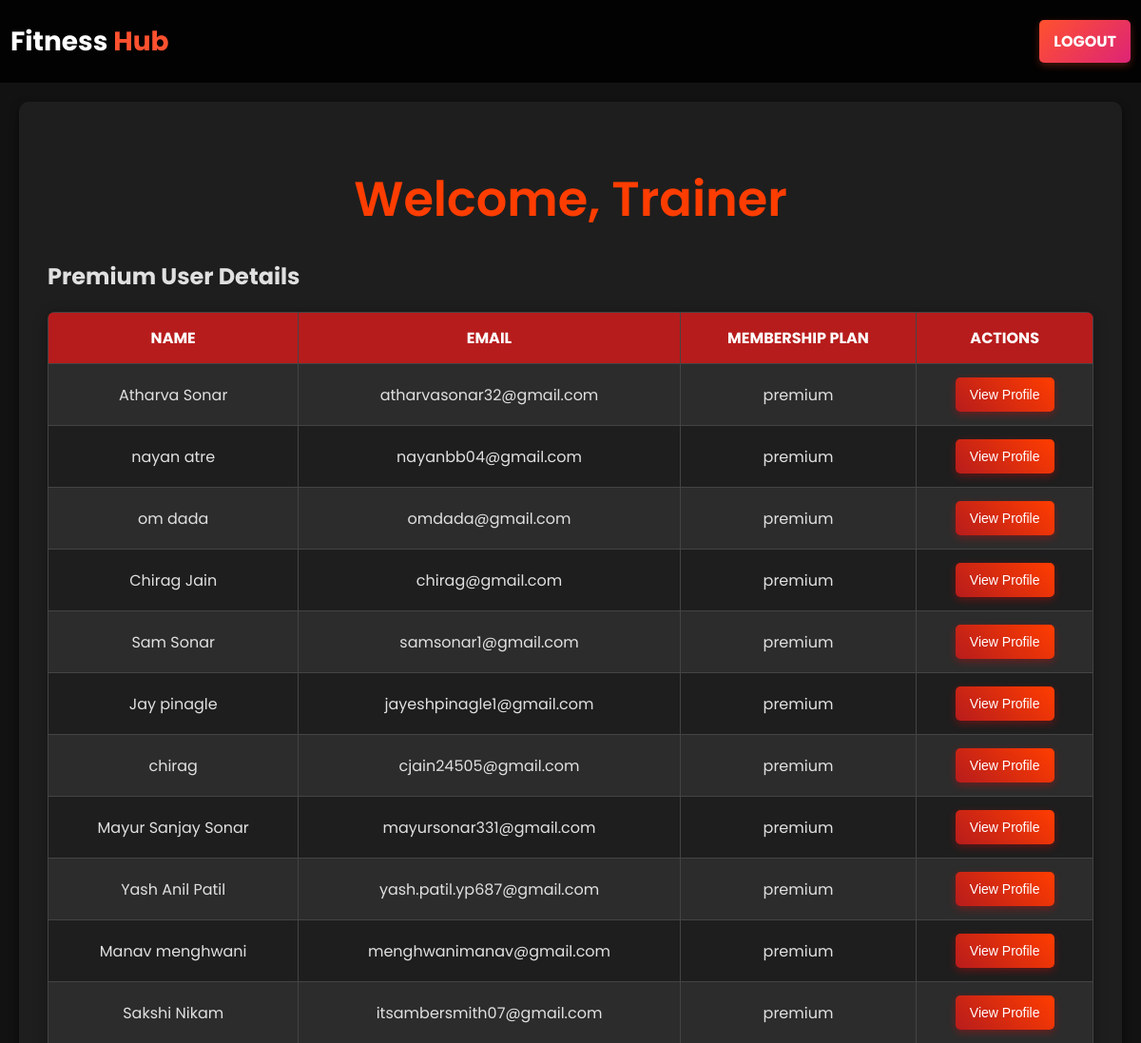
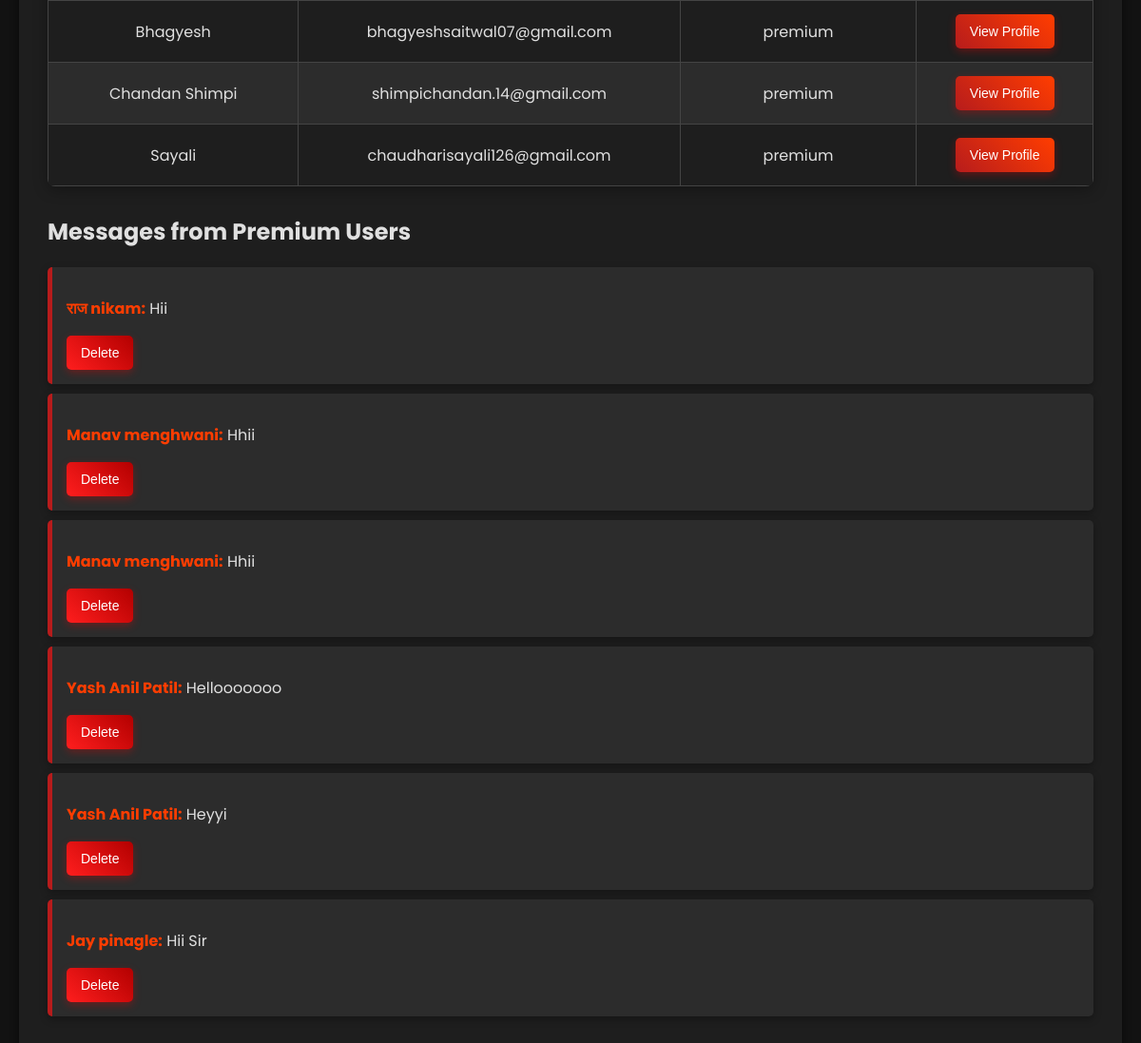
/trainer-dash/, run on the app's committed database (2 pictures, top to bottom).
### myapp/models.py (models this page shows, shortened)
class GymUser(AbstractBaseUser):
    name = models.CharField(max_length=100)
    number = models.CharField(max_length=15, unique=True)
    email = models.EmailField(unique=True)
    age = models.IntegerField()
    weight = models.FloatField()
    height = models.FloatField()
    gender = models.CharField(max_length=10, choices=[('Male', 'Male'), ('Female', 'Female'), ('Other', 'Other')])
    is_active = models.BooleanField(default=True)
    is_admin = models.BooleanField(default=False)
    subscription=models.BooleanField(default=False)
    plan=models.CharField(max_length=100,default="noplan")
    trainer=models.ForeignKey('self',default=None, on_delete=models.SET_NULL, null=True, blank=True)
    goal=models.CharField(default='',max_length=100)
    objects = GymUserManager()
    USERNAME_FIELD = 'email'
    REQUIRED_FIELDS = ['name', 'mobile']

class TrainerMessage(models.Model):
    trainer = models.ForeignKey(GymUser, on_delete=models.CASCADE, related_name="received_messages")
    user = models.ForeignKey(GymUser, on_delete=models.CASCADE, related_name="sent_messages")
    message = models.TextField()
    timestamp = models.DateTimeField(auto_now_add=True)

### myapp/views.py (the view)
# urls.py: path('trainer-dash/', views.trainerdash, name='trainer-dash'),
def trainerdash(request):
    premium_users = GymUser.objects.filter(subscription=True,plan='premium')
    messages = TrainerMessage.objects.all().order_by('-timestamp')
    context = {
        'premium_users': premium_users,
        'messages': messages
    }
    return render(request, 'trainer-dash.html', context)

### templates/trainer-dash.html (shortened to what this page needs)
{% load static %}
<!DOCTYPE html>
<html lang="en">
<head>
    <link rel="stylesheet" href="{% static 'css/trainer.css' %}">
</head>
<body>
    <header>
        <div class="container">
            <div class="logo">
                 <a href="">Fitness <span>Hub</span></a>
            </div>
         <nav class="nav-menu">
            <ul>
                <li><a href="{% url 'logout'%}" class="logout-btn">Logout</a></li>
            </ul>
        </nav>
            </div>
    </header>
    <div class="dashboard-container">
        <main class="dashboard-content">
            <h1>Welcome, Trainer</h1>
<section class="premium-users">
    <h2>Premium User Details</h2>
    <table>
        <thead>
            <tr>
                <th>Name</th>
                <th>Email</th>
                <th>Membership Plan</th>
                <th>Actions</th>
            </tr>
        </thead>
        <tbody>
            {% for user in premium_users %}
            <tr>
                <td>{{ user.name }}</td>
                <td>{{ user.email }}</td>
                <td>{{ user.plan }}</td>
                <td>
                    <button class="view-btn" onclick="openProfileModal('{{ user.name }}', '{{ user.email }}', '{{ user.plan }}', '{{ user.number }}', '{{ user.age }}', '{{ user.weight }}', '{{ user.height }}', '{{ user.gender }}')">
                        View Profile
                    </button>
                </td>
            </tr>
            {% empty %}
            <tr>
                <td colspan="4">No premium users found.</td>
            </tr>
            {% endfor %}
        </tbody>
    </table>
</section>
<section class="messages">
    <h2>Messages from Premium Users</h2>
    {% for message in messages %}
    <div class="message-box">
        <p><strong>{{ message.user.name }}:</strong> {{ message.message }}</p>
        <form action="{% url 'delete_message' message.id %}" method="post" style="display:inline;">
            <button type="submit" class="delete-btn">Delete</button>
        </form>
    </div>
    {% empty %}
    <p>No messages found.</p>
    {% endfor %}
</section>
    </div>
</body>
</html>

### static/css/trainer.css (style rules this page uses)
body { font-family: 'Poppins', sans-serif; background-color: #121212; margin: 0; padding: 0; color: #e0e0e0; overflow-x: hidden; }
.dashboard-container { overflow-x: hidden; width: 100%; }
.dashboard-content { max-width: 100%; overflow-x: hidden; }
.dashboard-content { flex: 1; padding: 30px; background: #1e1e1e; box-shadow: 0px 4px 10px rgba(0, 0, 0, 0.5); border-radius: 10px; margin: 20px; overflow: scroll; }
.dashboard-content h1 { text-align: center; margin-bottom: 25px; font-size: 51px; color: #ff3d00; font-weight: 600; }
.premium-users table { width: 100%; border-collapse: collapse; margin-top: 20px; background: #2c2c2c; box-shadow: 0px 4px 15px rgba(0, 0, 0, 0.3); border-radius: 8px; overflow: hidden; }
.premium-users th, .premium-users td { border: 1px solid #444; padding: 14px; text-align: center; color: #e0e0e0; }
.premium-users th { background: #b71c1c; color: white; text-transform: uppercase; font-size: 16px; }
.premium-users tr:nth-child(even) { background: #1e1e1e; }
.messages { margin-top: 30px; }
.message-box { background: #2c2c2c; padding: 15px; border-left: 5px solid #b71c1c; margin-bottom: 10px; box-shadow: 0px 3px 8px rgba(0, 0, 0, 0.3); border-radius: 5px; }
.message-box strong { color: #ff3d00; font-size: 16px; }
.view-btn, .reply-btn { background: linear-gradient(45deg, #b71c1c, #ff3d00); color: white; border: none; padding: 10px 15px; font-size: 14px; cursor: pointer; border-radius: 5px; transition: all 0.3s ease; box-shadow: 0px 3px 8px rgba(255, 0, 0, 0.3); }
.delete-btn { background: linear-gradient(45deg, #ff1e1e, #b30000); color: white; border: none; padding: 10px 15px; font-size: 14px; cursor: pointer; border-radius: 5px; transition: all 0.3s ease; box-shadow: 0px 3px 8px rgba(255, 0, 0, 0.3); }
header { width: 100%; background: rgba(0, 0, 0, 0.9); padding: 10px 0; z-index: 100; }
header .container { display: flex; align-items: center; padding: 11px; }
header .logo a { font-size: 28px; font-weight: 700; color: #fff; text-decoration: none; }
header .logo a span { color: #ff512f; }
header .container { display: flex; justify-content: space-between; align-items: center; }
.logo a { font-size: 28px; font-weight: bold; color: white; text-decoration: none; }
.logo a span { color: #ff512f; }
.nav-menu { margin-left: auto; }
.nav-menu ul { list-style: none; padding: 0; margin: 0; }
.nav-menu ul li { display: inline-block; }
.logout-btn { background: linear-gradient(135deg, #ff512f, #dd2476); color: white; font-weight: bold; text-transform: uppercase; padding: 10px 15px; border-radius: 5px; text-decoration: none; transition: all 0.3s ease-in-out; box-shadow: 0px 3px 8px rgba(255, 81, 47, 0.3); display: inline-block; }

### data on the page
GymUser: name "Atharva Sonar", email "atharvasonar32@gmail.com", plan "premium"
GymUser: name "nayan atre", email "nayanbb04@gmail.com", plan "premium"
GymUser: name "om dada", email "omdada@gmail.com", plan "premium"
GymUser: name "Chirag Jain", email "chirag@gmail.com", plan "premium"
GymUser: name "Sam Sonar", email "samsonar1@gmail.com", plan "premium"
GymUser: name "Jay pinagle", email "jayeshpinagle1@gmail.com", plan "premium"
GymUser: name "chirag", email "cjain24505@gmail.com", plan "premium"
GymUser: name "Mayur Sanjay Sonar", email "mayursonar331@gmail.com", plan "premium"
GymUser: name "Yash Anil Patil", email "yash.patil.yp687@gmail.com", plan "premium"
GymUser: name "Manav menghwani", email "menghwanimanav@gmail.com", plan "premium"
GymUser: name "Sakshi Nikam", email "itsambersmith07@gmail.com", plan "premium"
GymUser: name "Bhagyesh", email "bhagyeshsaitwal07@gmail.com", plan "premium"
GymUser: name "Chandan Shimpi", email "shimpichandan.14@gmail.com", plan "premium"
GymUser: name "Sayali", email "chaudharisayali126@gmail.com", plan "premium"
TrainerMessage: user.name "राज nikam", message "Hii"
TrainerMessage: user.name "Manav menghwani", message "Hhii"
TrainerMessage: user.name "Manav menghwani", message "Hhii"
TrainerMessage: user.name "Yash Anil Patil", message "Hellooooooo"
TrainerMessage: user.name "Yash Anil Patil", message "Heyyi"
TrainerMessage: user.name "Jay pinagle", message "Hii Sir"
